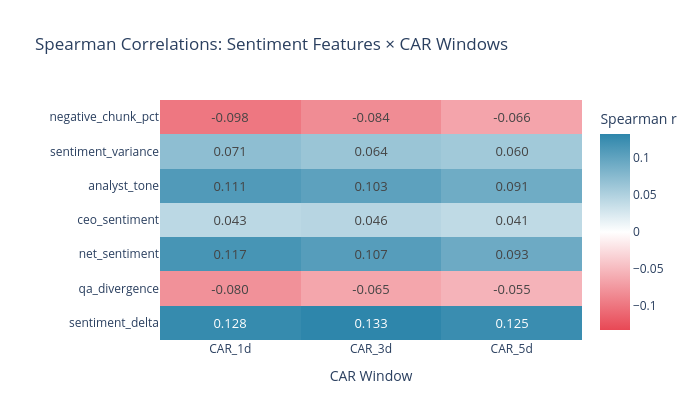

This figure's notebook cell:
### Markdown cell above
## Correlation Analysis

Pearson and Spearman correlations between each sentiment feature and each CAR window.
With 11k–14k observations per pair, even small correlations are statistically detectable —
**magnitude** is the meaningful quantity here, not p-values alone.

### Code cell
corr_results = correlation_analysis(df, SENTIMENT_FEATURES, CAR_COLUMNS)

# Heatmap: Spearman r for all feature × window pairs
heatmap_data = corr_results.pivot(index="feature", columns="car_window", values="spearman_r")
heatmap_data = heatmap_data.reindex(SENTIMENT_FEATURES)

# Custom color scale: red = negative, white = zero, blue = positive
colorscale = [
    [0.0, C["negative"]], [0.5, "white"], [1.0, C["positive"]]
]

fig = go.Figure(go.Heatmap(
    z=heatmap_data.values,
    x=heatmap_data.columns.tolist(),
    y=heatmap_data.index.tolist(),
    colorscale=colorscale,
    zmid=0,
    text=[[f"{v:.3f}" for v in row] for row in heatmap_data.values],
    texttemplate="%{text}",
    textfont=dict(size=13),
    hovertemplate="Feature: %{y}<br>Window: %{x}<br>Spearman r: %{z:.4f}<extra></extra>",
    colorbar=dict(title="Spearman r"),
))
fig.update_layout(
    title="Spearman Correlations: Sentiment Features × CAR Windows",
    xaxis_title="CAR Window", yaxis_title="",
    plot_bgcolor="white", paper_bgcolor="white",
    height=420, width=700,
    margin=dict(l=160),
)
save_fig(fig, "signal_correlation_heatmap", width=700, height=420)

# Show full table
display(corr_results[["feature","car_window","n","spearman_r","spearman_p",
                        "pearson_r","pearson_p"]].round(4))

### Figure 1 — Plotly figure (JSON) as saved in the notebook; plotly's stock layout.template omitted (floating-point values rounded to 4 significant figures)
{"data": [{"colorbar": {"title": {"text": "Spearman r"}}, "colorscale": [[0.0, "#E84855"], [0.5, "white"], [1.0, "#2E86AB"]], "hovertemplate": "Feature: %{y}<br>Window: %{x}<br>Spearman r: %{z:.4f}<extra></extra>", "text": [["0.128", "0.133", "0.125"], ["-0.080", "-0.065", "-0.055"], ["0.117", "0.107", "0.093"], ["0.043", "0.046", "0.041"], ["0.111", "0.103", "0.091"], ["0.071", "0.064", "0.060"], ["-0.098", "-0.084", "-0.066"]], "textfont": {"size": 13}, "texttemplate": "%{text}", "type": "heatmap", "x": ["CAR_1d", "CAR_3d", "CAR_5d"], "y": ["sentiment_delta", "qa_divergence", "net_sentiment", "ceo_sentiment", "analyst_tone", "sentiment_variance", "negative_chunk_pct"], "z": [[0.1277, 0.1327, 0.1252], [-0.07999, -0.06478, -0.05491], [0.1167, 0.1073, 0.09277], [0.043, 0.04563, 0.04089], [0.1106, 0.1032, 0.0913], [0.07146, 0.06412, 0.05966], [-0.09834, -0.08372, -0.06591]], "zmid": 0}], "layout": {"height": 420, "margin": {"l": 160}, "paper_bgcolor": "white", "plot_bgcolor": "white", "title": {"text": "Spearman Correlations: Sentiment Features × CAR Windows"}, "width": 700, "xaxis": {"title": {"text": "CAR Window"}}, "yaxis": {"title": {"text": ""}}}}
